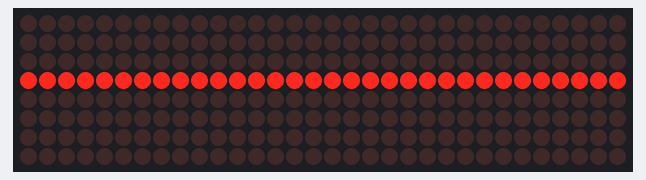
Bench run of a sketch on a simulated Arduino Uno, built with avr-gcc and run on an emulated ATmega328P. On the bench: 32×8 LED matrix. Random numbers use the default seed unless the sketch sets one.

Above: at 0.4 s.
At 5.26 s:
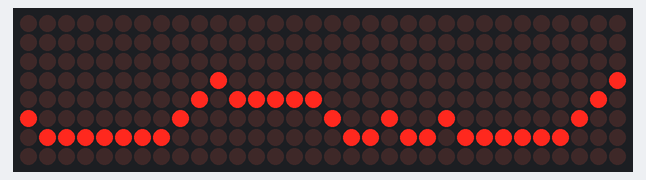
At 10.11 s:
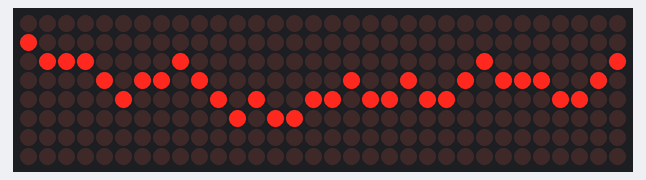
At 20.11 s:
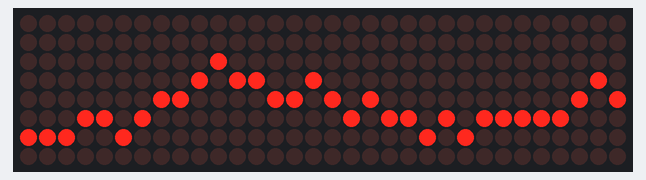
At 30.11 s:
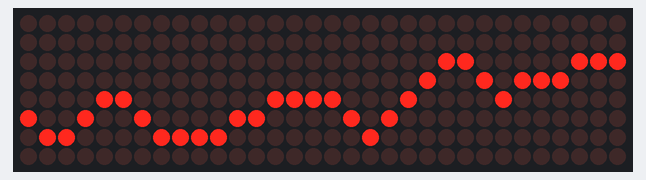
At 39.93 s:
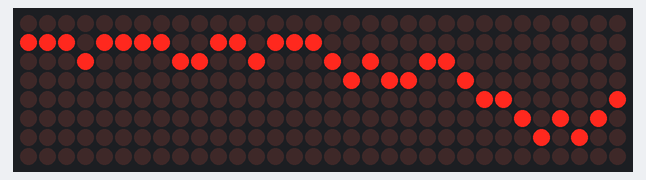

Measured:
- what the display in image 0 shows lasts 4.7 s, from 0.3 s to 5.0 s

The sketch:

led_matrix_eyes.ino
```cpp
#include <MD_MAX72xx.h>
#include <SPI.h>

#define HARDWARE_TYPE MD_MAX72XX::FC16_HW
#define MAX_DEVICES 4
#define CS_PIN 5

MD_MAX72XX mx = MD_MAX72XX(HARDWARE_TYPE, CS_PIN, MAX_DEVICES);

const int rows = 8;
const int cols = MAX_DEVICES * 8;

bool isSpeaking = false;
unsigned long lastUpdate = 0;
int idleInterval = 300;
int activeInterval = 100;

int wave[cols];

void setup() {
  mx.begin();
  mx.control(MD_MAX72XX::INTENSITY, 5);
  mx.clear();
  randomSeed(analogRead(0));

  // Start with flatline
  for (int i = 0; i < cols; i++) {
    wave[i] = 3;
  }
}

void loop() {
  // Simulate speaking toggle (for demo)
  static unsigned long lastToggle = 0;
  if (millis() - lastToggle > 5000) {
    isSpeaking = !isSpeaking;
    lastToggle = millis();
  }

  int interval = isSpeaking ? activeInterval : idleInterval;

  if (millis() - lastUpdate > interval) {
    lastUpdate = millis();

    mx.clear();

    if (isSpeaking) {
      // Generate a new random but coherent wave
      wave[0] = random(2, 6);  // middle start
      for (int i = 1; i < cols; i++) {
        int delta = random(-1, 2);  // smooth change: -1, 0, 1
        wave[i] = constrain(wave[i - 1] + delta, 1, rows - 2);
      }
    } else {
      for (int i = 0; i < cols; i++) {
        wave[i] = 3;
      }
    }

    // Draw the wave
    for (int x = 0; x < cols; x++) {
      mx.setPoint(wave[x], x, true);
    }
  }
}
```
